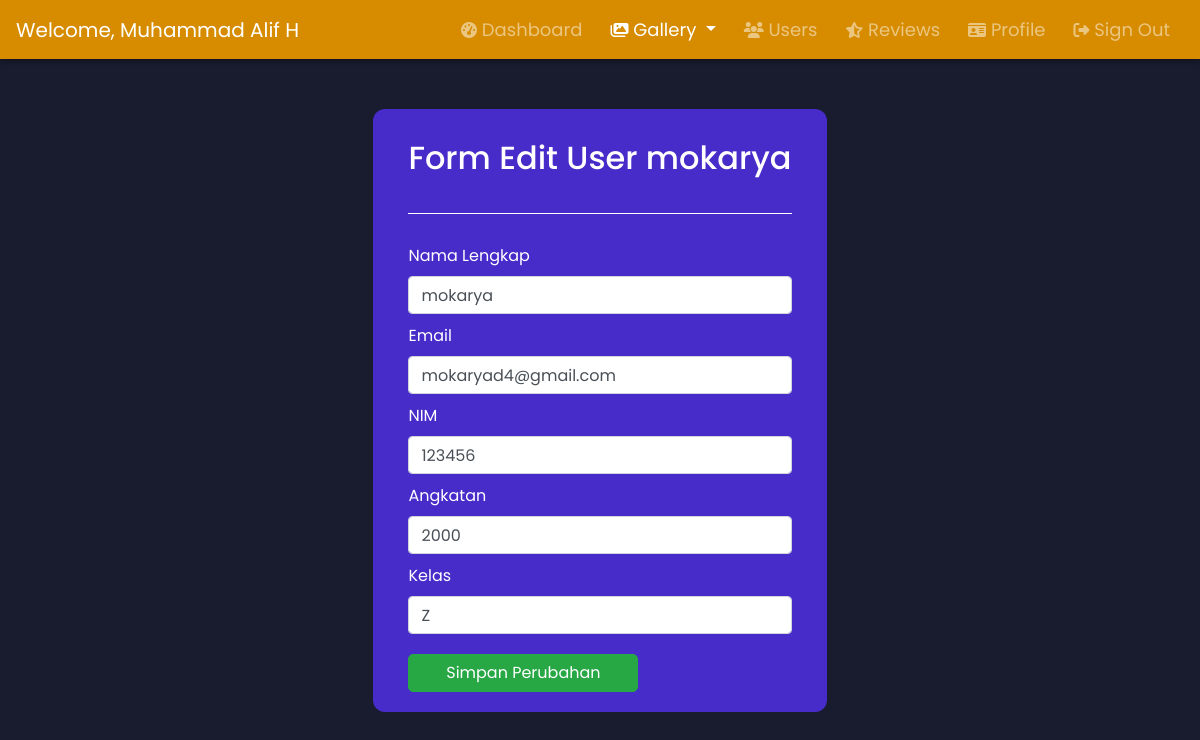
The page /User_Regist/admin-user-edit.php?id=26 (signed in) on the database its author committed.
### tables this page shows
CREATE TABLE `users` (
  `id` int(11) NOT NULL,
  `namalengkap` varchar(100) NOT NULL,
  `email` varchar(200) NOT NULL,
  `nim` bigint(20) NOT NULL,
  `angkatan` year(4) NOT NULL,
  `kelas` varchar(2) NOT NULL,
  `verified` tinyint(4) NOT NULL,
  `token` varchar(100) NOT NULL,
  `password` varchar(255) NOT NULL,
  `usertype` varchar(20) NOT NULL
);

### User_Regist/admin-user-edit.php (the view, shortened to what this page needs)
<?php
    include 'header-admin.php';
  if (isset($_GET['id'])) {
    $id = ($_GET['id']);
    $query = "SELECT * FROM users WHERE id='$id'";
    $result = mysqli_query($conn, $query);
    $data = mysqli_fetch_assoc($result);
  } else {
    echo "<script>alert('Masukkan data id.');window.location='admin-usersConfig';</script>";
  }
  ?>
<section>
<div class="container anim" id="box" style=" margin-top: 50px; color:white; padding-top: 30px; width:fit-content">
            <div class="d-flex justify-content-center">
                <div >
                    <div class="container">
                        <h2 style="margin-bottom: 12px" class="align-items-center">Form Edit User <?php echo $data['namalengkap']; ?></h2>
                        <hr style="border-top: 1px solid white; margin-bottom: 30px; margin-top: 36px">
                        <form method="POST" action="admin-user-edit-proses" enctype="multipart/form-data">
                            <label class="label control-label">Nama Lengkap</label>
                            <input type="text" class="form-control" name="namalengkap" placeholder="namalengkap" value="<?php echo $data['namalengkap']; ?>">
                            <label class="label control-label">Email</label>
                            <input type="text" class="form-control" name="email" placeholder="email" value="<?php echo $data['email']; ?>">
                            <label class="label control-label">NIM</label>
                            <input type="text" class="form-control" name="nim" placeholder="nim" value="<?php echo $data['nim']; ?>">
                            <label class="label control-label">Angkatan</label>
                            <input type="text" class="form-control" name="angkatan" placeholder="angkatan" value="<?php echo $data['angkatan']; ?>">
                            <label class="label control-label">Kelas</label>
                            <input type="text" class="form-control" name="kelas" placeholder="kelas" value="<?php echo $data['kelas']; ?>">
                            <button name="submit-btn" type="submit" class="btn btn-success" data-toggle="modal" data-target="#exampleModal" style="margin-top: 10px; width: 30%; border-radius: 5px" >
                                Simpan Perubahan
                            </button>
                        </form>
                    </div>
                    </div>
                </div>
            </div>
    </body>
    <br>
    <br>
</html>

### src/css/dashboard_admin.css (style rules this page uses)
* { margin: 0; padding: 0; box-sizing: border-box; font-family: 'Poppins', sans-serif; }
body, html { height: 100%; scroll-behavior: smooth; background-color: #191c2f; }
h2 { color: white; margin-bottom: 20px; }
input { width: 20%; margin-bottom: 10px; }
#box { background-color: #472CCA; width: 90%; padding: 20px; border-radius: 12px; }
.btn { min-width: 60% !important; width: 60%; max-width: 100%; }
.anim { animation: opac 4s ease; transition: transform .4s ; }

### rows shown on the page
users: namalengkap "mokarya", email "mokaryad4@gmail.com", nim "123456", angkatan "2000", kelas "Z"

### other values the page prints
$_SESSION['namalengkap'] "Muhammad Alif H"
